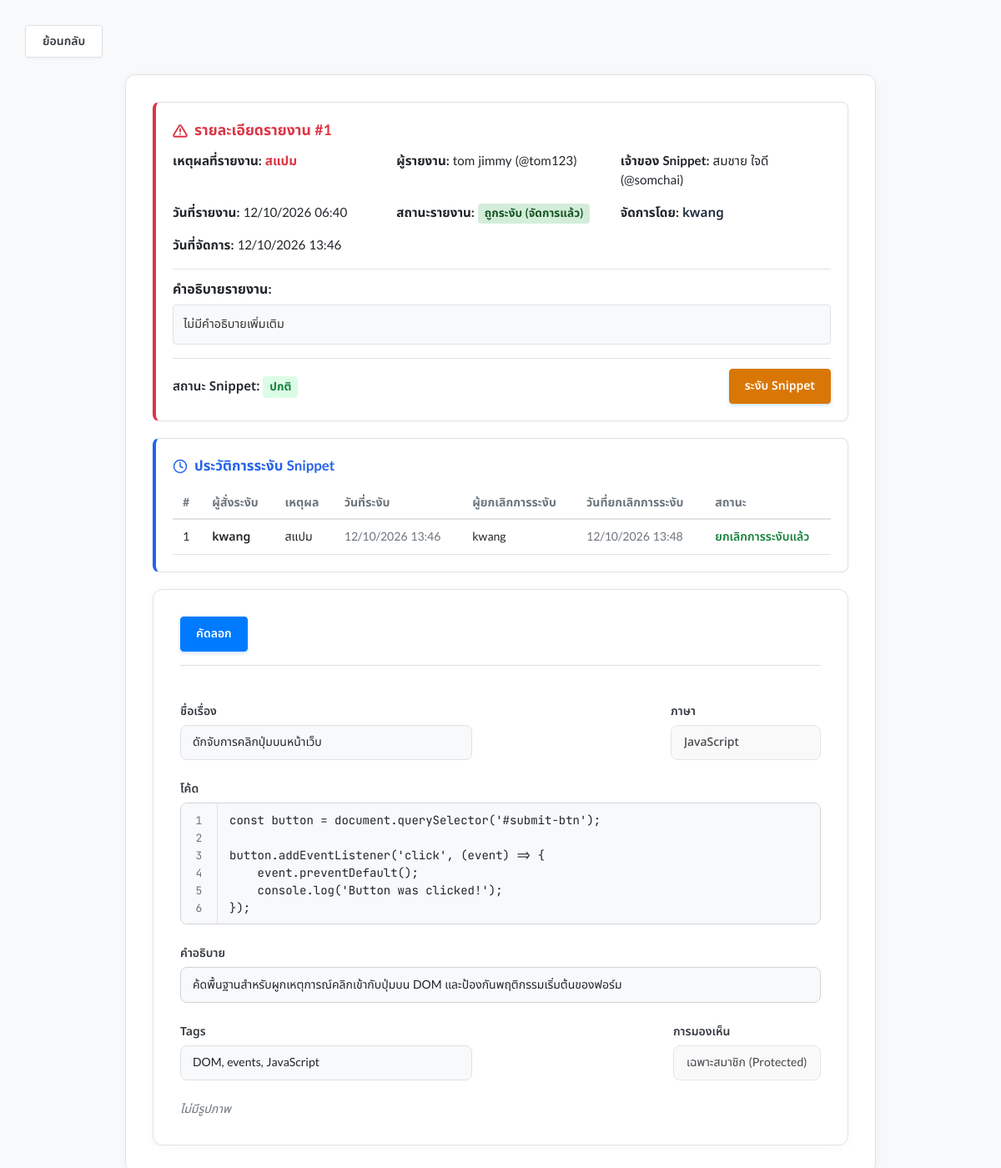
The page /Admin/viewreport.php?id=1 (signed in) on the database its author committed.
### tables this page shows
CREATE TABLE `reports` (
  `report_id` int(11) NOT NULL,
  `snippet_id` int(11) NOT NULL,
  `user_id` int(11) NOT NULL,
  `reason` enum('สแปม','เนื้อหาไม่เหมาะสม','โค้ดอันตราย','อื่นๆ') NOT NULL,
  `details` text DEFAULT NULL,
  `status` enum('รอดำเนินการ','ถูกระงับ','ถูกปฏิเสธ') DEFAULT 'รอดำเนินการ',
  `resolved_by` varchar(100) DEFAULT NULL,
  `resolved_at` datetime DEFAULT NULL,
  `created_at` timestamp NOT NULL DEFAULT current_timestamp(),
  `updated_at` timestamp NOT NULL DEFAULT current_timestamp() ON UPDATE current_timestamp()
);

CREATE TABLE `user` (
  `user_id` int(11) NOT NULL,
  `firstname` varchar(100) NOT NULL,
  `lastname` varchar(100) NOT NULL,
  `username` varchar(50) NOT NULL,
  `password` varchar(255) NOT NULL,
  `created_at` datetime NOT NULL DEFAULT current_timestamp(),
  `role` enum('user','admin') NOT NULL DEFAULT 'user',
  `question` varchar(255) DEFAULT NULL,
  `answer` varchar(255) DEFAULT NULL
);

CREATE TABLE `snippet_suspensions` (
  `suspension_id` int(11) NOT NULL,
  `snippet_id` int(11) NOT NULL,
  `admin_suspended` varchar(100) NOT NULL,
  `reason` text NOT NULL,
  `suspended_at` datetime NOT NULL DEFAULT current_timestamp(),
  `admin_unsuspended` varchar(100) DEFAULT NULL,
  `unsuspended_at` datetime DEFAULT NULL
);

CREATE TABLE `snippet` (
  `snippet_id` int(11) NOT NULL,
  `title` varchar(100) NOT NULL,
  `source_code` text NOT NULL,
  `description` text NOT NULL,
  `created_at` datetime NOT NULL DEFAULT current_timestamp(),
  `visibility` enum('public','protected','private') DEFAULT 'private',
  `image_path` varchar(255) DEFAULT NULL,
  `language_id` int(11) NOT NULL,
  `user_id` int(11) NOT NULL,
  `deleted` tinyint(1) NOT NULL DEFAULT 0,
  `is_suspended` tinyint(1) NOT NULL DEFAULT 0
);

CREATE TABLE `language` (
  `language_id` int(11) NOT NULL,
  `language_name` varchar(50) NOT NULL
);

### Admin/viewreport.php (the view, shortened to what the rows shown need)
<?php
require_once __DIR__ . '/check_admin.php';
$report = null;
$suspensionHistory = [];
if (isset($_GET['id']) && is_numeric($_GET['id'])) {
    $id = (int)$_GET['id'];
    $report = $control->getReportByIdAdmin($id);
    if ($report && !empty($report['snippet_id'])) {
        $suspensionHistory = $control->getSnippetSuspensionHistory((int)$report['snippet_id']);
    }
}
?>
<!DOCTYPE html>
<html lang="th">
<head>
    <link rel="stylesheet" href="../style/fonts.css?v=<?php echo time(); ?>">
    <link rel="stylesheet" href="../style/createsnippetcss.css?v=<?php echo time(); ?>">
    <link rel="stylesheet" href="../style/viewcodecss.css?v=<?php echo time(); ?>">
</head>
<body>
    <?php if(!$report): ?>
        <div class="empty" style="text-align: center; padding: 40px; color: var(--text-muted); font-size: 16px;">ไม่พบรายงาน</div>
    <?php else: ?>
        <div class="form-container" style="max-width: 900px; margin: 0 auto; gap: 20px;">
            <div class="report-info-card" style="background-color: #fff; border: 1px solid var(--border-color); border-left: 4px solid #dc3545; border-radius: var(--radius-md); padding: 20px; box-shadow: 0 1px 3px rgba(0,0,0,0.04); display: flex; flex-direction: column; width: 100%; box-sizing: border-box;">
                <h3 style="margin-top: 0; margin-bottom: 12px; color: #dc3545; font-size: 1.1rem; display: flex; align-items: center; gap: 8px; font-family: 'Noto Sans Thai', 'Lato', sans-serif;">
                    รายละเอียดรายงาน #<?php echo htmlspecialchars($report['report_id']); ?>
                </h3>
                <div style="display: grid; grid-template-columns: repeat(auto-fit, minmax(200px, 1fr)); gap: 16px; font-size: 0.95rem; font-family: 'Noto Sans Thai', 'Lato', sans-serif;">
                    <div>
                        <strong>เหตุผลที่รายงาน:</strong>
                        <span style="color: #dc3545; font-weight: bold; text-transform: capitalize;"><?php echo htmlspecialchars($report['reason']); ?></span>
                    </div>
                    <div>
                        <strong>ผู้รายงาน:</strong>
                        <span><?php echo htmlspecialchars($report['reporter_firstname'] . ' ' . $report['reporter_lastname']); ?> (@<?php echo htmlspecialchars($report['reporter_username']); ?>)</span>
                    </div>
                    <div>
                        <strong>เจ้าของ Snippet:</strong>
                        <span><?php echo htmlspecialchars($report['owner_firstname'] . ' ' . $report['owner_lastname']); ?> (@<?php echo htmlspecialchars($report['owner_username']); ?>)</span>
                    </div>
                    <div>
                        <strong>วันที่รายงาน:</strong>
                        <span><?php echo htmlspecialchars(date('d/m/Y H:i', strtotime($report['created_at']))); ?></span>
                    </div>
                    <div>
                        <strong>สถานะรายงาน:</strong>
                        <?php if ($report['status'] === 'รอดำเนินการ' || $report['status'] === 'pending'): ?>
                            <span style="font-weight: bold; color: #856404; padding: 2px 8px; background: #ffeeba; border-radius: 4px; font-size: 0.85rem;">รอดำเนินการ</span>
                        <?php elseif ($report['status'] === 'ถูกระงับ' || $report['status'] === 'removed'): ?>
                            <span style="font-weight: bold; color: #155724; padding: 2px 8px; background: #d4edda; border-radius: 4px; font-size: 0.85rem;">ถูกระงับ (จัดการแล้ว)</span>
                        <?php else: ?>
                            <span style="font-weight: bold; color: #dc2626; padding: 2px 8px; background: #fee2e2; border-radius: 4px; font-size: 0.85rem;">ถูกปฏิเสธ</span>
                        <?php endif; ?>
                    </div>
                    <?php if (!empty($report['resolved_by'])): ?>
                    <div>
                        <strong>จัดการโดย:</strong>
                        <span style="font-weight: 600; color: #1e293b;"><?php echo htmlspecialchars($report['resolved_by']); ?></span>
                    </div>
                    <?php endif; ?>
                    <?php if (!empty($report['resolved_at'])): ?>
                    <div>
                        <strong>วันที่จัดการ:</strong>
                        <span><?php echo htmlspecialchars(date('d/m/Y H:i', strtotime($report['resolved_at']))); ?></span>
                    </div>
                    <?php endif; ?>
                </div>
                <div style="margin-top: 16px; padding-top: 12px; border-top: 1px solid var(--border-color); font-family: 'Noto Sans Thai', 'Lato', sans-serif;">
                    <strong>คำอธิบายรายงาน:</strong>
                    <div style="margin-top: 6px; padding: 12px; background-color: var(--neutral-bg); border-radius: var(--radius-sm); border: 1px solid var(--border-color); white-space: pre-wrap; font-size: 0.9rem; line-height: 1.5; color: #333; word-break: break-word;"><?php echo htmlspecialchars(trim($report['details'] ?: 'ไม่มีคำอธิบายเพิ่มเติม')); ?></div>
                </div>
                <div style="margin-top: 16px; padding-top: 12px; border-top: 1px solid var(--border-color); display: flex; justify-content: space-between; align-items: center; flex-wrap: wrap; gap: 12px;">
                    <div>
                        <span style="font-weight: 600; font-family: 'Noto Sans Thai', 'Lato', sans-serif; font-size: 0.95rem;">สถานะ Snippet: </span>
                        <?php if ((int)($report['snippet_suspended'] ?? 0) === 1): ?>
                            <span style="font-weight: bold; color: #dc2626; padding: 3px 8px; background: #fee2e2; border-radius: 4px; font-size: 0.85rem;">ถูกระงับ</span>
                        <?php elseif ((int)($report['snippet_deleted'] ?? 0) === 1): ?>
                            <span style="font-weight: bold; color: #6b7280; padding: 3px 8px; background: #f3f4f6; border-radius: 4px; font-size: 0.85rem;">ถูกลบ</span>
                        <?php else: ?>
                            <span style="font-weight: bold; color: #15803d; padding: 3px 8px; background: #dcfce7; border-radius: 4px; font-size: 0.85rem;">ปกติ</span>
                        <?php endif; ?>
                    </div>
                    <div style="display: flex; gap: 12px; align-items: center;">
                        <?php if ((int)($report['snippet_suspended'] ?? 0) === 1): ?>
                            <form method="POST" style="margin: 0;">
                                <input type="hidden" name="action" value="unsuspend_snippet">
                                <input type="hidden" name="snippet_id" value="<?php echo $report['snippet_id']; ?>">
                                <button type="submit" class="btn" style="background-color: #2563eb; color: white;" onclick="return confirm('คุณแน่ใจหรือไม่ว่าต้องการยกเลิกการระงับ Snippet นี้?');">ยกเลิกการระงับ Snippet</button>
                            </form>
                        <?php else: ?>
                            <form method="POST" style="margin: 0;" onsubmit="return promptSuspend(this, '<?php echo htmlspecialchars(addslashes($report['reason'])); ?>');">
                                <button type="submit" class="btn copy" style="background-color: #d97706; border-color: #d97706; color: white;">ระงับ Snippet</button>
                            </form>
                        <?php endif; ?>
                    </div>
                </div>
            </div>
            <div class="report-info-card" style="background-color: #fff; border: 1px solid var(--border-color); border-left: 4px solid #2563eb; border-radius: var(--radius-md); padding: 20px; box-shadow: 0 1px 3px rgba(0,0,0,0.04); display: flex; flex-direction: column; width: 100%; box-sizing: border-box; font-family: 'Noto Sans Thai', 'Lato', sans-serif;">
                <h3 style="margin-top: 0; margin-bottom: 12px; color: #2563eb; font-size: 1.05rem; display: flex; align-items: center; gap: 8px;">
                    <svg width="18" height="18" viewBox="0 0 24 24" fill="none" stroke="currentColor" stroke-width="2" stroke-linecap="round" stroke-linejoin="round">
                        <circle cx="12" cy="12" r="10"></circle>
                        <polyline points="12 6 12 12 16 14"></polyline>
                    </svg>
                    ประวัติการระงับ Snippet
                </h3>
                <?php if (empty($suspensionHistory)): ?>
                    <p style="margin: 0; color: var(--text-muted); font-size: 0.9rem; font-style: italic;">ไม่มีประวัติการระงับสำหรับ Snippet นี้</p>
                <?php else: ?>
                    <div style="overflow-x: auto;">
                        <table style="width: 100%; border-collapse: collapse; font-size: 0.88rem;">
                            <thead>
                                <tr style="border-bottom: 2px solid var(--border-color); text-align: left; color: var(--text-muted);">
                                    <th style="padding: 8px 12px;">#</th>
                                    <th style="padding: 8px 12px;">ผู้สั่งระงับ</th>
                                    <th style="padding: 8px 12px;">เหตุผล</th>
                                    <th style="padding: 8px 12px;">วันที่ระงับ</th>
                                    <th style="padding: 8px 12px;">ผู้ยกเลิกการระงับ</th>
                                    <th style="padding: 8px 12px;">วันที่ยกเลิกการระงับ</th>
                                    <th style="padding: 8px 12px;">สถานะ</th>
                                </tr>
                            </thead>
                            <tbody>
                                <?php foreach ($suspensionHistory as $idx => $sh): ?>
                                    <tr style="border-bottom: 1px solid var(--border-color);">
                                        <td style="padding: 10px 12px;"><?php echo htmlspecialchars($sh['suspension_id']); ?></td>
                                        <td style="padding: 10px 12px; font-weight: 600;"><?php echo htmlspecialchars($sh['admin_suspended']); ?></td>
                                        <td style="padding: 10px 12px;"><?php echo htmlspecialchars($sh['reason']); ?></td>
                                        <td style="padding: 10px 12px; color: var(--text-muted);"><?php echo htmlspecialchars(date('d/m/Y H:i', strtotime($sh['suspended_at']))); ?></td>
                                        <td style="padding: 10px 12px;"><?php echo htmlspecialchars($sh['admin_unsuspended'] ?: '-'); ?></td>
                                        <td style="padding: 10px 12px; color: var(--text-muted);"><?php echo $sh['unsuspended_at'] ? htmlspecialchars(date('d/m/Y H:i', strtotime($sh['unsuspended_at']))) : '-'; ?></td>
                                        <td style="padding: 10px 12px;">
                                            <?php if (empty($sh['unsuspended_at'])): ?>
                                                <span style="color: #dc2626; font-weight: 600;">กำลังถูกระงับ</span>
                                            <?php else: ?>
                                                <span style="color: #15803d; font-weight: 600;">ยกเลิกการระงับแล้ว</span>
                                            <?php endif; ?>
                                        </td>
                                    </tr>
                                <?php endforeach; ?>
                            </tbody>
                        </table>
                    </div>
                <?php endif; ?>
            </div>
            <div style="width: 100%; border: 1px solid var(--border-color); border-radius: var(--radius-lg); padding: 32px; background: #fff; box-shadow: 0 2px 12px rgba(0,0,0,0.04); box-sizing: border-box; display: flex; flex-direction: column; gap: 24px;">
                <div class="top-actions-row">
                    <div class="right-actions">
                        <button class="btn copy" id="copyBtn">คัดลอก</button>
                    </div>
                </div>
                <div class="top-row">
                    <div class="form-group">
                        <label for="title">ชื่อเรื่อง</label>
                        <input type="text" name="title" id="title" value="<?php echo htmlspecialchars($report['snippet_title']); ?>" readonly>
                    </div>
                    <div class="form-group">
                        <label for="language">ภาษา</label>
                        <select name="language_id" class="language-dropdown" disabled>
                            <option selected><?php echo htmlspecialchars($report['language_name'] ?? 'ภาษา'); ?></option>
                        </select>
                    </div>
                </div>
                <div class="form-group">
                    <label for="source_code">โค้ด</label>
                    <div class="editor-container">
                        <div class="line-numbers" id="line-numbers">1</div>
                        <textarea name="source_code" id="source_code" readonly wrap="off"><?php echo htmlspecialchars($report['source_code']); ?></textarea>
                    </div>
                </div>
                <div class="form-group">
                    <label for="description">คำอธิบาย</label>
                    <div class="description-view" id="description"><?php echo htmlspecialchars($report['snippet_desc']); ?></div>
                </div>
                <div class="top-row">
                    <div class="form-group">
                        <label for="tags">Tags</label>
                        <input type="text" name="tags" id="tags" value="<?php echo htmlspecialchars($report['tags'] ?? ''); ?>" readonly>
                    </div>
                    <div class="form-group">
                        <label for="visibility">การมองเห็น</label>
                        <select name="visibility" class="visibility-dropdown" disabled>
                            <option value="protected" <?php echo (($report['visibility'] ?? '') === 'protected') ? 'selected' : ''; ?>>เฉพาะสมาชิก (Protected)</option>
                        </select>
                    </div>
                </div>
                <div class="action-row" style="margin-top: 0;">
                    <div class="left-actions">
                        <?php if(!empty($report['image_path']) && file_exists('../' . $report['image_path'])): ?>
                            <img id="image-preview" src="<?php echo '../' . htmlspecialchars($report['image_path']); ?>" alt="Snippet Image" style="display: block;">
                        <?php else: ?>
                            <span style="font-size: 14px; color: var(--text-muted); font-style: italic;">ไม่มีรูปภาพ</span>
                        <?php endif; ?>
                    </div>
                </div>
            </div>
        </div>
    <?php endif; ?>
</body>
</html>

### rows shown on the page
reports: report_id "1", reason "สแปม", user.lastname "tom jimmy", user.username "tom123", user.firstname+lastname "สมชาย ใจดี", user.username "somchai", created_at "12/10/2026 06:40", resolved_by "kwang", resolved_at "12/10/2026 13:46", details "ไม่มีคำอธิบายเพิ่มเติม", title "ดักจับการคลิกปุ่มบนหน้าเว็บ", language_id "JavaScript", source_code "const button = document.querySelector('#submit-btn'); button.addEventListener('click', (event) => { event.preventDefault(); console.log('Button was clicked!'); });", snippet.description "ค้ดพื้นฐานสำหรับผูกเหตุการณ์คลิกเข้ากับปุ่มบน DOM และป้องกันพฤติกรรมเริ่มต้นของฟอร์ม"
snippet_suspensions: suspension_id "1", admin_suspended "kwang", reason "สแปม", suspended_at "12/10/2026 13:46", admin_unsuspended "kwang", unsuspended_at "12/10/2026 13:48", shows "ยกเลิกการระงับแล้ว"
snippet: visibility "เฉพาะสมาชิก (Protected)"
